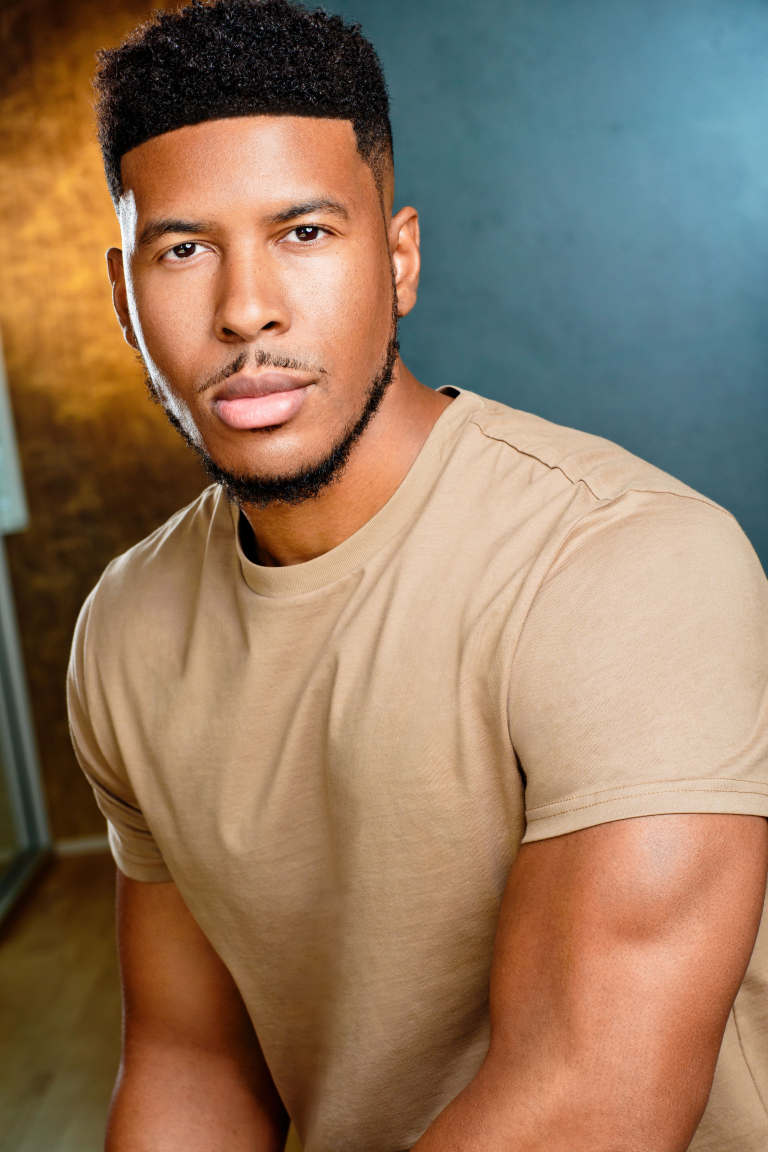
#> input picture ltg.jpg, 3840 x 5760 px, found by its file name (shown at 1/5 size)
$ jupyter execute video.ipynb   (shell and % lines are left out)
#> lines starting #> are read from the running program, lines starting #| are printed output that depends on the picture
<a href="https://colab.research.google.com/github/zhubanio/just_trolling/blob/main/video.ipynb" target="_parent"></a>

[cell 1]
import cv2
frame = cv2.imread("just_trolling/ltg.jpg", 1)
#> frame is the input picture: shape (5760, 3840, 3); mean B, G, R 96.8, 120.3, 146.3
frame.shape
#> Out = (5760, 3840, 3)

[cell 2]
from matplotlib import pyplot as plt
plt.imshow(frame)
plt.show()
cv2.imwrite("just_trolling/blue_ltg.jpg", frame)
#> Out = True

[cell 3]
frame = cv2.cvtColor(frame, cv2.COLOR_BGR2RGB) # конвертируем цвета
cv2.imwrite("just_trolling/blue_ltg.jpg", frame)
#> Out = True

[cell 4]
frame = cv2.cvtColor(frame, cv2.COLOR_BGR2RGB) # конвертируем цвета
plt.imshow(frame)
plt.show()

[cell 5]
scale_percent = 10
print(frame.shape)
#| (5760, 3840, 3)
height = int(frame.shape[0] * scale_percent / 100)
#> height = 576
width = int(frame.shape[1] * scale_percent / 100)
#> width = 384
dim = (width, height)
#> dim = (384, 576)
resized = cv2.resize(frame,  dim, interpolation = cv2.INTER_AREA)
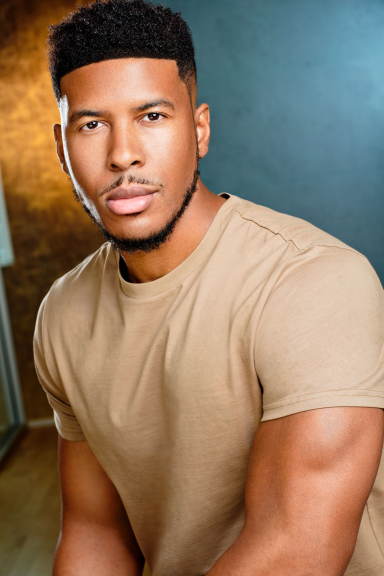
#> resized: shape (576, 384, 3); mean B, G, R 96.8, 120.3, 146.3
print(resized.shape)
#| (576, 384, 3)
plt.imshow(resized)
plt.show()

[cell 6]
(h, w, c) = frame.shape
#> h = 5760; w = 3840; c = 3
center = (w//2, h//2)
#> center = (1920, 2880)
M = cv2.getRotationMatrix2D(center, 180, 1.0)
rotated = cv2.warpAffine(frame, M, (w, h))
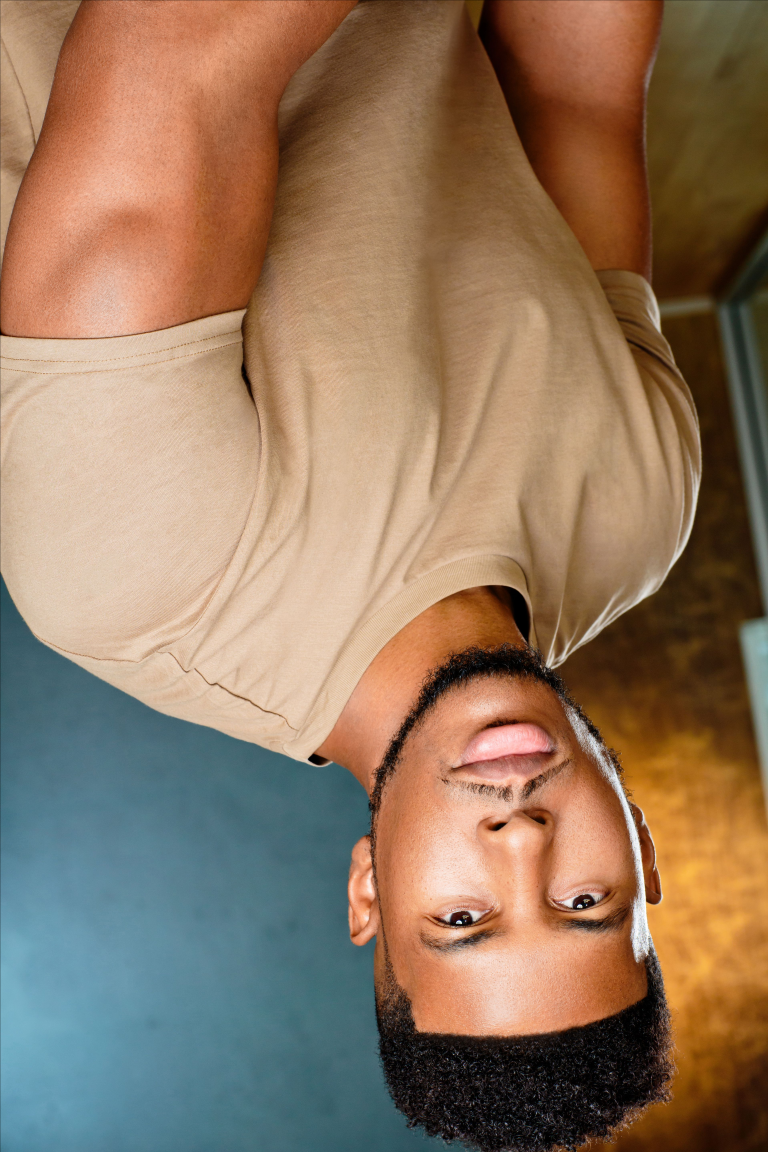
#> rotated: shape (5760, 3840, 3) (shown at 1/5 size); mean B, G, R 96.8, 120.2, 146.3

plt.imshow(rotated)
plt.show()
